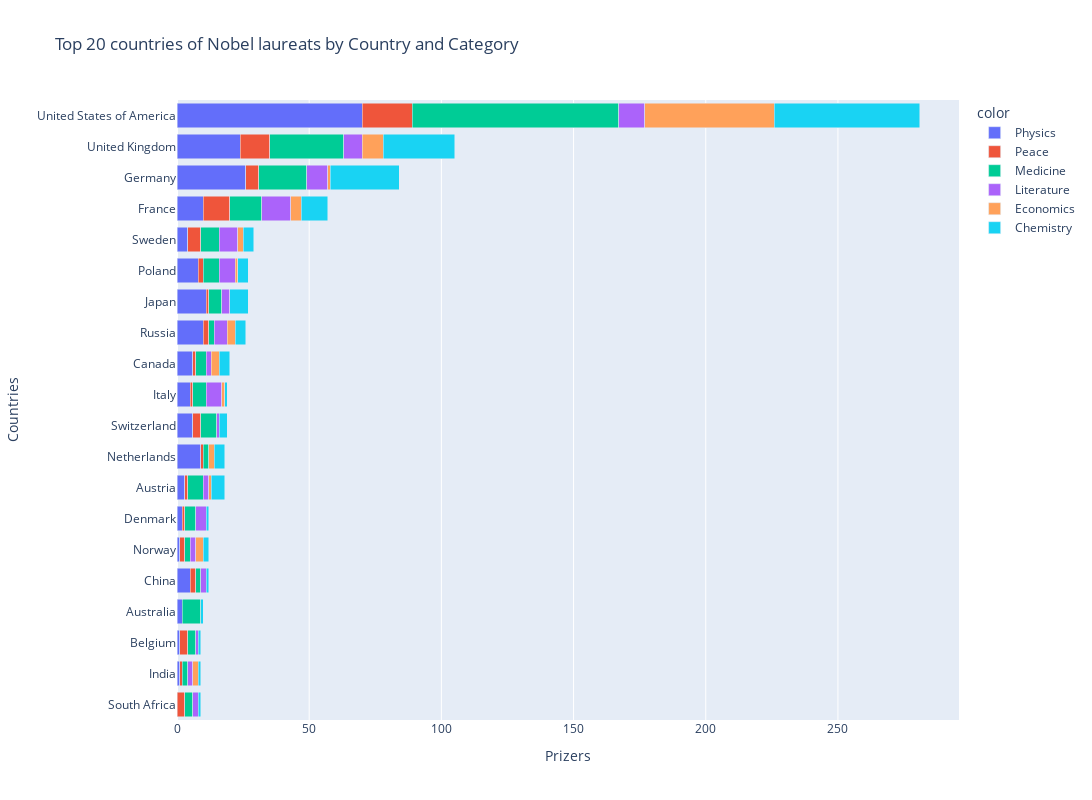

Notebook code cell kept with this figure:
### Code cell
bar_country_cat = px.bar(x=country_cat.cat_prize,
                            y=country_cat.birth_country_current,
                            color=country_cat.category,
                            # orientation='h',
                            title='Top 20 countries of Nobel laureats by Country and Category')
bar_country_cat.update_layout(
                        xaxis_title='Prizers',
                        yaxis_title='Countries',
                        barmode='stack',                            
                        yaxis={'autorange':'reversed'},
                        width=1200,
                        height=800
                        )
bar_country_cat.show()

### Figure 1 — Plotly figure (JSON) as saved in the notebook; plotly's stock layout.template omitted (floating-point values rounded to 4 significant figures)
{"data": [{"alignmentgroup": "True", "hovertemplate": "color=Physics<br>x=%{x}<br>y=%{y}<extra></extra>", "legendgroup": "Physics", "marker": {"color": "#636efa", "pattern": {"shape": ""}}, "name": "Physics", "offsetgroup": "Physics", "orientation": "h", "showlegend": true, "textposition": "auto", "type": "bar", "x": [70, 24, 26, 10, 4, 8, 11, 10, 6, 5, 6, 9, 3, 2, 1, 5, 2, 1, 1], "xaxis": "x", "y": ["United States of America", "United Kingdom", "Germany", "France", "Sweden", "Poland", "Japan", "Russia", "Canada", "Italy", "Switzerland", "Netherlands", "Austria", "Denmark", "Norway", "China", "Australia", "Belgium", "India"], "yaxis": "y"}, {"alignmentgroup": "True", "hovertemplate": "color=Peace<br>x=%{x}<br>y=%{y}<extra></extra>", "legendgroup": "Peace", "marker": {"color": "#EF553B", "pattern": {"shape": ""}}, "name": "Peace", "offsetgroup": "Peace", "orientation": "h", "showlegend": true, "textposition": "auto", "type": "bar", "x": [19, 11, 5, 10, 5, 1, 2, 2, 1, 1, 3, 1, 1, 2, 1, 2, 3, 3, 1], "xaxis": "x", "y": ["United States of America", "United Kingdom", "Germany", "France", "Sweden", "Japan", "Poland", "Russia", "Canada", "Italy", "Switzerland", "Netherlands", "Austria", "Norway", "Denmark", "China", "South Africa", "Belgium", "India"], "yaxis": "y"}, {"alignmentgroup": "True", "hovertemplate": "color=Medicine<br>x=%{x}<br>y=%{y}<extra></extra>", "legendgroup": "Medicine", "marker": {"color": "#00cc96", "pattern": {"shape": ""}}, "name": "Medicine", "offsetgroup": "Medicine", "orientation": "h", "showlegend": true, "textposition": "auto", "type": "bar", "x": [78, 28, 18, 12, 7, 5, 6, 2, 4, 5, 6, 2, 6, 4, 2, 2, 7, 3, 3, 2], "xaxis": "x", "y": ["United States of America", "United Kingdom", "Germany", "France", "Sweden", "Japan", "Poland", "Russia", "Canada", "Italy", "Switzerland", "Netherlands", "Austria", "Denmark", "Norway", "China", "Australia", "South Africa", "Belgium", "India"], "yaxis": "y"}, {"alignmentgroup": "True", "hovertemplate": "color=Literature<br>x=%{x}<br>y=%{y}<extra></extra>", "legendgroup": "Literature", "marker": {"color": "#ab63fa", "pattern": {"shape": ""}}, "name": "Literature", "offsetgroup": "Literature", "orientation": "h", "showlegend": true, "textposition": "auto", "type": "bar", "x": [10, 7, 8, 11, 7, 3, 6, 5, 2, 6, 1, 2, 4, 2, 2, 1, 2, 2], "xaxis": "x", "y": ["United States of America", "United Kingdom", "Germany", "France", "Sweden", "Japan", "Poland", "Russia", "Canada", "Italy", "Switzerland", "Austria", "Denmark", "Norway", "China", "Belgium", "South Africa", "India"], "yaxis": "y"}, {"alignmentgroup": "True", "hovertemplate": "color=Economics<br>x=%{x}<br>y=%{y}<extra></extra>", "legendgroup": "Economics", "marker": {"color": "#FFA15A", "pattern": {"shape": ""}}, "name": "Economics", "offsetgroup": "Economics", "orientation": "h", "showlegend": true, "textposition": "auto", "type": "bar", "x": [49, 8, 1, 4, 2, 1, 3, 3, 1, 2, 1, 3, 2], "xaxis": "x", "y": ["United States of America", "United Kingdom", "Germany", "France", "Sweden", "Poland", "Russia", "Canada", "Italy", "Netherlands", "Austria", "Norway", "India"], "yaxis": "y"}, {"alignmentgroup": "True", "hovertemplate": "color=Chemistry<br>x=%{x}<br>y=%{y}<extra></extra>", "legendgroup": "Chemistry", "marker": {"color": "#19d3f3", "pattern": {"shape": ""}}, "name": "Chemistry", "offsetgroup": "Chemistry", "orientation": "h", "showlegend": true, "textposition": "auto", "type": "bar", "x": [55, 27, 26, 10, 4, 4, 7, 4, 4, 1, 3, 4, 5, 2, 1, 1, 1, 1, 1, 1], "xaxis": "x", "y": ["United States of America", "United Kingdom", "Germany", "France", "Sweden", "Poland", "Japan", "Russia", "Canada", "Italy", "Switzerland", "Netherlands", "Austria", "Norway", "Denmark", "China", "Australia", "Belgium", "South Africa", "India"], "yaxis": "y"}], "layout": {"barmode": "stack", "height": 800, "legend": {"title": {"text": "color"}, "tracegroupgap": 0}, "title": {"text": "Top 20 countries of Nobel laureats by Country and Category"}, "width": 1200, "xaxis": {"anchor": "y", "domain": [0, 1], "title": {"text": "Prizers"}}, "yaxis": {"anchor": "x", "autorange": "reversed", "domain": [0, 1], "title": {"text": "Countries"}}}}
